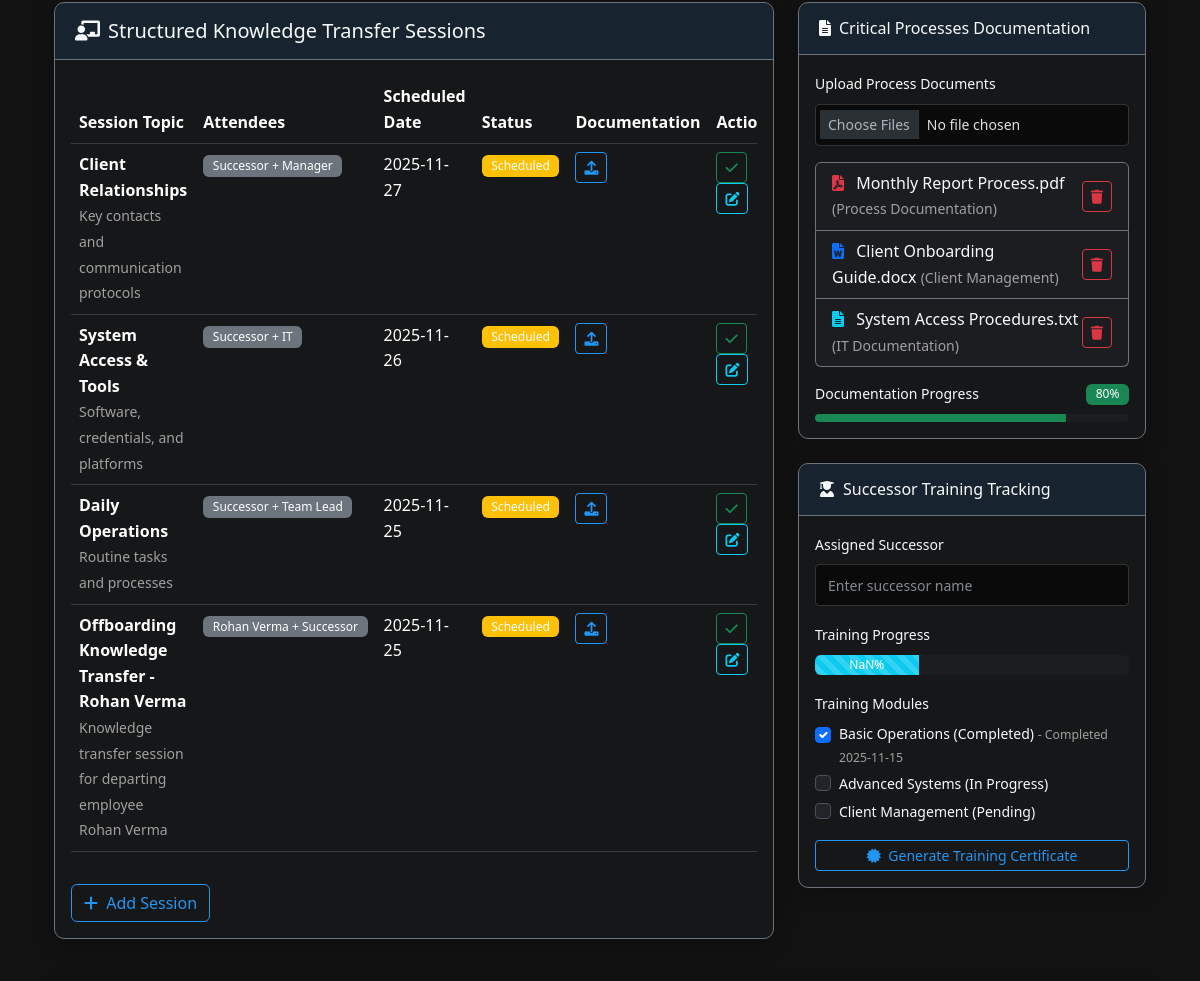
Page /knowledge-transfer (signed in, middle part) on the earlier database version.
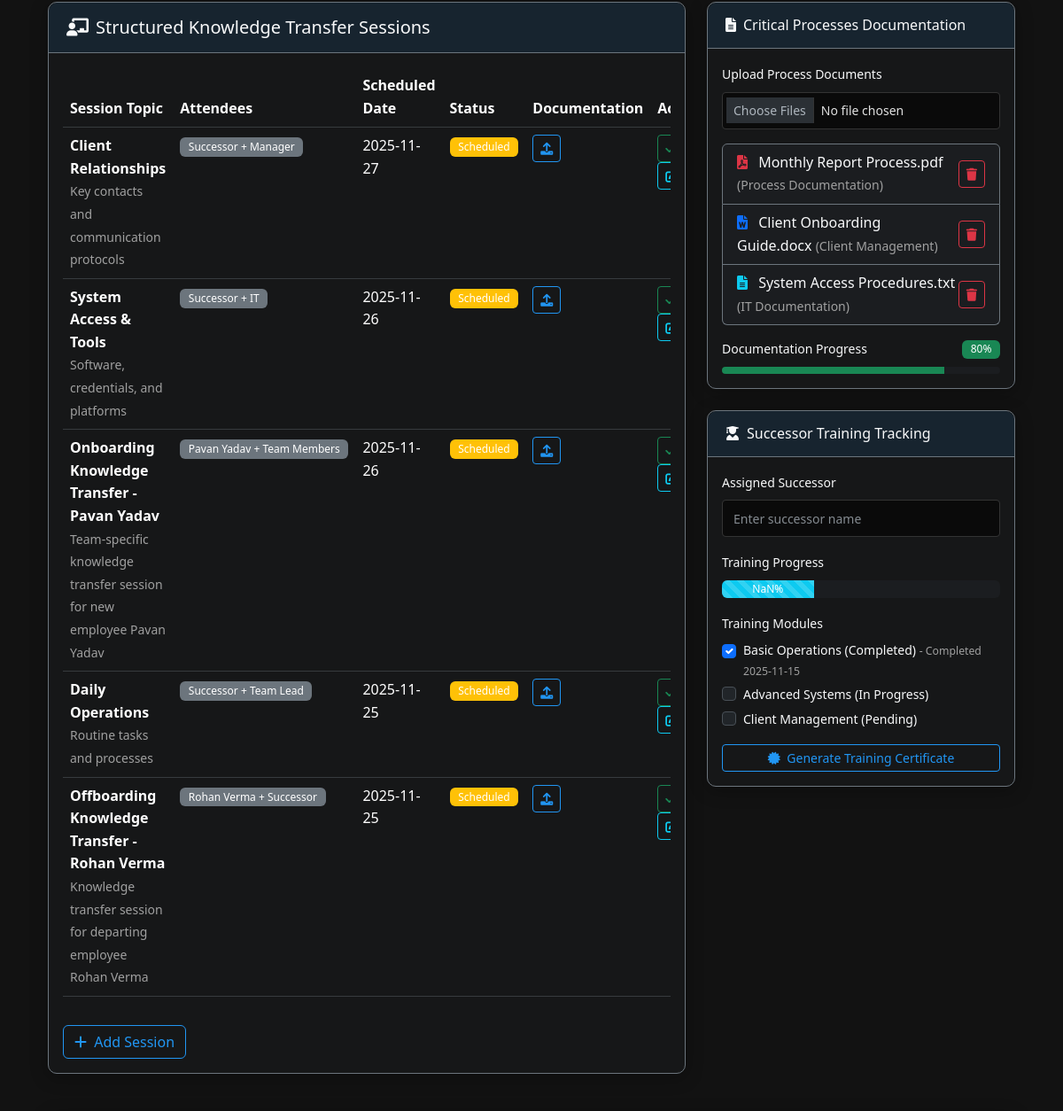
Same page on the later database version.
### app.py (models this page shows)
class KTSession(db.Model):
    id = db.Column(db.Integer, primary_key=True)
    session_topic = db.Column(db.Text, nullable=False)
    attendees = db.Column(db.Text, nullable=False)
    scheduled_date = db.Column(db.Date, nullable=False)
    duration_hours = db.Column(db.Float, nullable=False)
    description = db.Column(db.Text, nullable=True)
    status = db.Column(db.String(20), default='Scheduled')  # Scheduled, In Progress, Completed, Cancelled
    documentation_path = db.Column(db.Text, nullable=True)
    created_at = db.Column(db.DateTime, default=datetime.utcnow)
    updated_at = db.Column(db.DateTime, default=datetime.utcnow, onupdate=datetime.utcnow)

class KTDocument(db.Model):
    id = db.Column(db.Integer, primary_key=True)
    document_name = db.Column(db.Text, nullable=False)
    file_path = db.Column(db.Text, nullable=False)
    file_type = db.Column(db.String(50), nullable=False)
    upload_date = db.Column(db.DateTime, default=datetime.utcnow)
    uploaded_by = db.Column(db.Integer, db.ForeignKey('user.id'), nullable=False)
    category = db.Column(db.String(100), nullable=True)
    description = db.Column(db.Text, nullable=True)

class SuccessorTraining(db.Model):
    id = db.Column(db.Integer, primary_key=True)
    successor_name = db.Column(db.Text, nullable=False)
    training_module = db.Column(db.Text, nullable=False)
    status = db.Column(db.String(20), default='Pending')  # Pending, In Progress, Completed
    completion_date = db.Column(db.Date, nullable=True)
    trainer_id = db.Column(db.Integer, db.ForeignKey('user.id'), nullable=True)
    notes = db.Column(db.Text, nullable=True)
    created_at = db.Column(db.DateTime, default=datetime.utcnow)

### app.py (the view, shortened to what this page needs)
@app.route('/knowledge-transfer', methods=['GET'])
@login_required(['hr', 'admin', 'manager'])
def knowledge_transfer():
    employee = User.query.get(session['user_id'])
    if session.get('role') == 'hr':
        hr_contact = User.query.get(session['user_id'])
    if session.get('role') == 'hr':
        kt_sessions = KTSession.query.order_by(KTSession.scheduled_date.desc()).all()
        kt_documents = KTDocument.query.order_by(KTDocument.upload_date.desc()).all()
        successor_training = SuccessorTraining.query.order_by(SuccessorTraining.created_at.desc()).all()
        project_handovers = ProjectHandover.query.order_by(ProjectHandover.created_at.desc()).all()
    kt_progress = KTProgress.query.filter_by(employee_id=session['user_id']).first()
    return render_template('knowledge_transfer.html',
                         employee=employee,
                         hr_contact=hr_contact,
                         kt_sessions=kt_sessions,
                         kt_documents=kt_documents,
                         successor_training=successor_training,
                         project_handovers=project_handovers,
                         kt_progress=kt_progress)

### templates/knowledge_transfer.html (shortened to what this page needs)
{% extends "base.html" %}
{% block content %}
<div class="container-fluid py-4">
    <div class="row mb-4">
        <div class="col-lg-8">
            <div class="card bg-dark bg-opacity-25 border-secondary">
                <div class="card-header bg-transparent border-secondary">
                    <h5 class="mb-0 text-light">
                        <i class="fas fa-chalkboard-teacher me-2"></i>Structured Knowledge Transfer Sessions
                    </h5>
                </div>
                <div class="card-body">
                    <div class="table-responsive">
                        <table class="table table-dark table-hover">
                            <thead>
                                <tr>
                                    <th>Session Topic</th>
                                    <th>Attendees</th>
                                    <th>Scheduled Date</th>
                                    <th>Status</th>
                                    <th>Documentation</th>
                                    <th>Actions</th>
                                </tr>
                            </thead>
                            <tbody id="ktSessionsTable">
                                {% for session in kt_sessions %}
                                <tr>
                                    <td>
                                        <div>
                                            <strong>{{ session.session_topic }}</strong>
                                            <br><small class="text-muted">{{ session.description or 'No description available' }}</small>
                                        </div>
                                    </td>
                                    <td>
                                        <span class="badge bg-secondary">{{ session.attendees }}</span>
                                    </td>
                                    <td>{{ session.scheduled_date.strftime('%Y-%m-%d') if session.scheduled_date else 'Not scheduled' }}</td>
                                    <td>
                                        {% if session.status == 'Completed' %}
                                            <span class="badge bg-success">Completed</span>
                                        {% elif session.status == 'In Progress' %}
                                            <span class="badge bg-info">In Progress</span>
                                        {% elif session.status == 'Cancelled' %}
                                            <span class="badge bg-danger">Cancelled</span>
                                        {% else %}
                                            <span class="badge bg-warning">Scheduled</span>
                                        {% endif %}
                                    </td>
                                    <td>
                                        {% if session.documentation_path %}
                                            <button class="btn btn-sm btn-outline-primary">
                                                <i class="fas fa-eye"></i>
                                            </button>
                                        {% else %}
                                            <button class="btn btn-sm btn-outline-primary">
                                                <i class="fas fa-upload"></i>
                                            </button>
                                        {% endif %}
                                    </td>
                                    <td>
                                        <button class="btn btn-sm btn-outline-success me-1">
                                            <i class="fas fa-check"></i>
                                        </button>
                                        <button class="btn btn-sm btn-outline-info">
                                            <i class="fas fa-edit"></i>
                                        </button>
                                    </td>
                                </tr>
                                {% else %}
                                <tr>
                                    <td colspan="6" class="text-center text-muted">No knowledge transfer sessions scheduled yet</td>
                                </tr>
                                {% endfor %}
                            </tbody>
                        </table>
                    </div>
                    <button class="btn btn-outline-primary mt-3" id="addKTSession">
                        <i class="fas fa-plus me-1"></i> Add Session
                    </button>
                </div>
            </div>
        </div>
        <div class="col-lg-4">
            <div class="card bg-dark bg-opacity-25 border-secondary mb-4">
                <div class="card-header bg-transparent border-secondary">
                    <h6 class="mb-0 text-light">
                        <i class="fas fa-file-alt me-2"></i>Critical Processes Documentation
                    </h6>
                </div>
                <div class="card-body">
                    <div class="mb-3">
                        <label class="form-label text-light small">Upload Process Documents</label>
                        <input type="file" class="form-control form-control-sm" id="processDocs" multiple accept=".pdf,.doc,.docx,.txt">
                    </div>
                    <div class="list-group" id="uploadedDocs">
                        {% for document in kt_documents %}
                        <div class="list-group-item bg-dark bg-opacity-50 border-secondary">
                            <div class="d-flex justify-content-between align-items-center">
                                <div>
                                    {% if document.file_type.lower() == 'pdf' %}
                                        <i class="fas fa-file-pdf text-danger me-2"></i>
                                    {% elif document.file_type.lower() in ['doc', 'docx'] %}
                                        <i class="fas fa-file-word text-primary me-2"></i>
                                    {% elif document.file_type.lower() == 'txt' %}
                                        <i class="fas fa-file-alt text-info me-2"></i>
                                    {% else %}
                                        <i class="fas fa-file text-secondary me-2"></i>
                                    {% endif %}
                                    <span class="text-light">{{ document.document_name }}</span>
                                    {% if document.category %}
                                        <small class="text-muted">({{ document.category }})</small>
                                    {% endif %}
                                </div>
                                <button class="btn btn-sm btn-outline-danger" data-document-id="{{ document.id }}" onclick="deleteDocument(this)">
                                    <i class="fas fa-trash"></i>
                                </button>
                            </div>
                        </div>
                        {% endfor %}
                    </div>
                    <div class="mt-3">
                        <div class="d-flex justify-content-between align-items-center mb-2">
                            <span class="text-light small">Documentation Progress</span>
                            <span class="badge bg-success">80%</span>
                        </div>
                        <div class="progress bg-dark bg-opacity-50" style="height: 8px;">
                            <div class="progress-bar bg-success" style="width: 80%"></div>
                        </div>
                    </div>
                </div>
            </div>
            <div class="card bg-dark bg-opacity-25 border-secondary">
                <div class="card-header bg-transparent border-secondary">
                    <h6 class="mb-0 text-light">
                        <i class="fas fa-user-graduate me-2"></i>Successor Training Tracking
                    </h6>
                </div>
                <div class="card-body">
                    <div class="mb-3">
                        <label class="form-label text-light small">Assigned Successor</label>
                        <input type="text" class="form-control form-control-sm" id="successorName" placeholder="Enter successor name">
                    </div>
                    <div class="mb-3">
                        <label class="form-label text-light small">Training Progress</label>
                        <div class="progress bg-dark bg-opacity-50" style="height: 20px;">
                            <div class="progress-bar bg-info progress-bar-striped progress-bar-animated" id="successorProgress" data-progress="{{ kt_progress.successor_trained_percent }}" style="width: 0%">{{ kt_progress.successor_trained_percent }}%</div>
                        </div>
                    </div>
                    <div class="mb-3">
                        <label class="form-label text-light small">Training Modules</label>
                        {% for training in successor_training %}
                        <div class="form-check">
                            <input class="form-check-input" type="checkbox" id="module{{ training.id }}" {% if training.status == 'Completed' %}checked{% endif %}>
                            <label class="form-check-label text-light small" for="module{{ training.id }}">
                                {{ training.training_module }} ({{ training.status }})
                                {% if training.completion_date %}
                                    <small class="text-muted">- Completed {{ training.completion_date.strftime('%Y-%m-%d') }}</small>
                                {% endif %}
                            </label>
                        </div>
                        {% else %}
                        <div class="text-muted small">No training modules assigned yet</div>
                        {% endfor %}
                    </div>
                    <button class="btn btn-sm btn-outline-primary w-100">
                        <i class="fas fa-certificate me-1"></i> Generate Training Certificate
                    </button>
                </div>
            </div>
        </div>
    </div>
</div>
{% endblock %}

### templates/base.html (shortened to what this page needs)
<!DOCTYPE html>
<html lang="en">
<head>
    <link href="https://cdn.jsdelivr.net/npm/bootstrap@5.3.0/dist/css/bootstrap.min.css" rel="stylesheet">
    <link rel="stylesheet" href="https://cdn.jsdelivr.net/npm/bootstrap-icons@1.10.0/font/bootstrap-icons.css">
    <link rel="stylesheet" href="{{ url_for('static', filename='css/style.css') }}">
    <link href="https://cdnjs.cloudflare.com/ajax/libs/font-awesome/6.0.0/css/all.min.css" rel="stylesheet">
</head>
<body>
    <main class="container my-4">
        {% block content %}{% endblock %}
    </main>
</body>
</html>

Differences in the rows shown:
added KTSession: session_topic "Onboarding Knowledge Transfer - Pavan Yadav", description "Team-specific knowledge transfer session for new employee Pavan Yadav", attendees "Pavan Yadav + Team Members", scheduled_date "2025-11-26", status "Scheduled"
